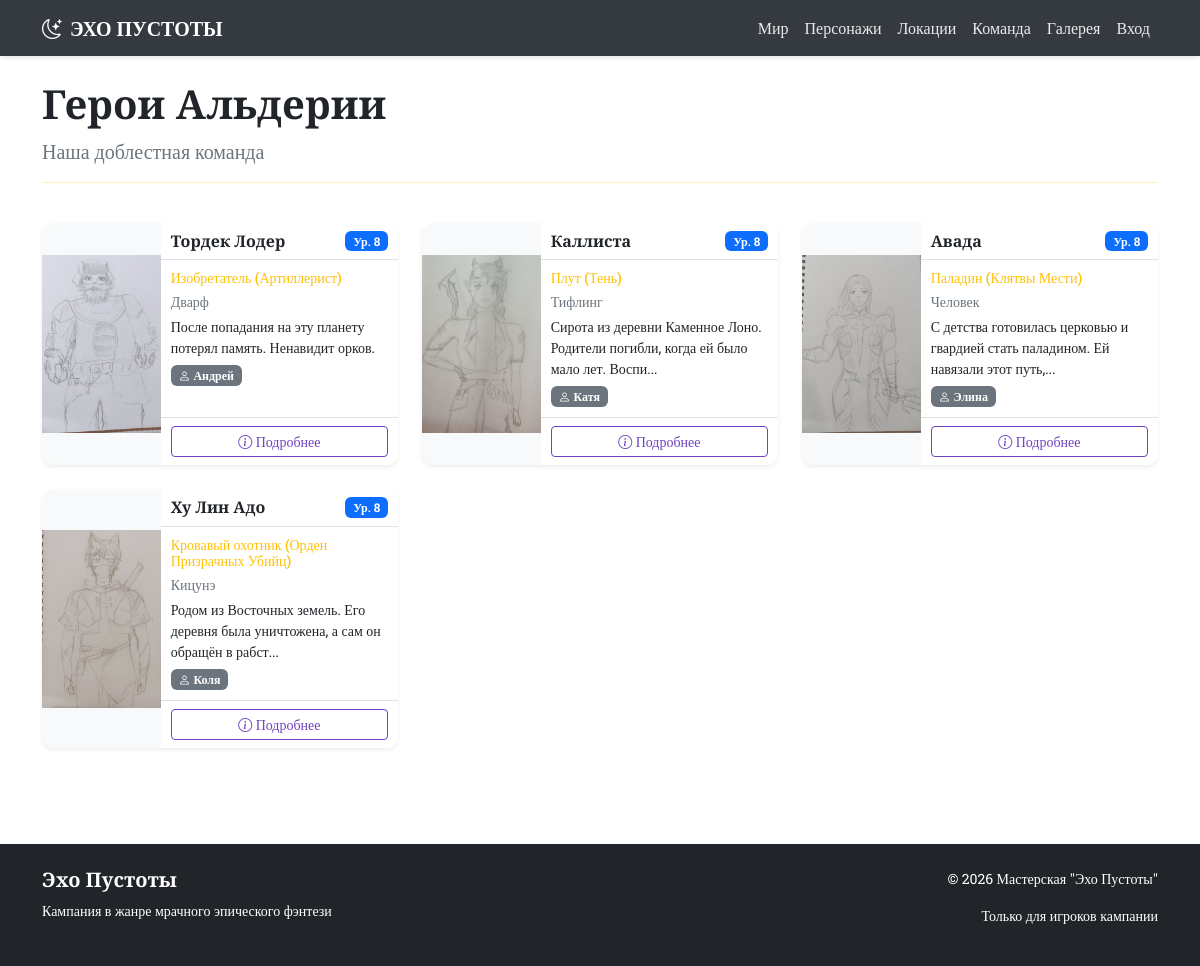
Screenshot of /party with the database file from the repository.
### app.py (models this page shows)
class PartyMember(db.Model):
    __tablename__ = 'party_members'
    id = db.Column(db.Integer, primary_key=True)
    player_name = db.Column(db.String(100))
    char_name = db.Column(db.String(100), nullable=False)
    char_class = db.Column(db.String(50))
    race = db.Column(db.String(50))
    description = db.Column(db.Text)
    private_notes = db.Column(db.Text)
    player_password = db.Column(db.String(200))
    level = db.Column(db.Integer, default=1)
    portrait_url = db.Column(db.String(300), default='/static/images/placeholders/player.jpg')

### app.py (the view)
@app.route('/party')
def party():
    members = PartyMember.query.all()
    return render_template('party.html', members=members)

### templates/party.html (shortened to what this page needs)
{% extends "base.html" %}
{% block content %}
<div class="row mb-4">
    <div class="col-12">
        <h1 class="cinzel text-dark">Герои Альдерии</h1>
        <p class="lead text-secondary">Наша доблестная команда</p>
        <hr class="border-warning">
    </div>
</div>
<div class="row">
    {% for member in members %}
    <div class="col-lg-4 col-md-6 mb-4">
        <div class="card h-100 shadow-sm border-0 party-card">
            <div class="row g-0 h-100">
                <div class="col-4 party-image-col">
                    {% if member.portrait_url and member.portrait_url != '/static/images/placeholders/player.jpg' %}
                        <img src="{{ member.portrait_url }}" alt="{{ member.char_name }}"
                            class="party-full-height-img">
                    {% else %}
                        <div class="party-full-height-placeholder">
                            <i class="bi bi-person-fill"></i>
                        </div>
                    {% endif %}
                </div>
                <div class="col-8">
                    <div class="card-header bg-white border-bottom">
                        <div class="d-flex justify-content-between align-items-center">
                            <h6 class="mb-0 cinzel text-dark">{{ member.char_name }}</h6>
                            <span class="badge bg-primary">Ур. {{ member.level }}</span>
                        </div>
                    </div>
                    <div class="card-body">
                        <h6 class="text-warning mb-1 small">{{ member.char_class }}</h6>
                        <p class="text-secondary small mb-1">{{ member.race }}</p>
                        <p class="text-dark small mb-1">
                            {% if member.description %}
                                {{ member.description[:80] }}{% if member.description|length > 80 %}...{% endif %}
                            {% else %}
                                Описание не добавлено
                            {% endif %}
                        </p>
                        <div class="mt-1">
                            <span class="badge bg-secondary small">
                                <i class="bi bi-person"></i> {{ member.player_name or 'Игрок' }}
                            </span>
                        </div>
                    </div>
                    <div class="card-footer bg-white border-top">
                        <button type="button" class="btn btn-outline-primary btn-sm w-100" data-bs-toggle="modal" data-bs-target="#partyModal{{ member.id }}">
                            <i class="bi bi-info-circle"></i> Подробнее
                        </button>
                    </div>
                </div>
            </div>
        </div>
    </div>
    {% endfor %}
</div>
{% endblock %}

### static/css/style.css (style rules this page uses)
:root { --primary-light: #ffffff; --secondary-light: #f8f9fa; --accent-red: #dc3545; --accent-purple: #6f42c1; --accent-gold: #ffc107; --accent-dark: #343a40; --text-dark: #212529; --text-light: #6c757d; }
body { background-color: var(--primary-light); color: var(--text-dark); font-family: 'Roboto Slab', serif; min-height: 100vh; display: flex; flex-direction: column; }
.cinzel { font-family: 'Cinzel', serif; font-weight: 700; }
.card { transition: transform 0.3s, box-shadow 0.3s; border: 1px solid #dee2e6; background-color: white; }
.card { border-radius: 12px; }
.card-header { border-radius: 12px 12px 0 0 !important; }
.btn-outline-primary { color: #6f42c1; border-color: #6f42c1; }

### templates/party.html (style rules this page uses)
.party-card { overflow: hidden; transition: transform 0.2s, box-shadow 0.2s; max-width: 100%; }
.party-image-col { background: #f8f9fa; display: flex; align-items: center; justify-content: center; overflow: hidden; max-height: 280px; }
.party-full-height-img { width: 100%; height: auto; max-height: 280px; object-fit: contain; object-position: center; background: #f8f9fa; }
.party-card .col-8 { display: flex; flex-direction: column; }
.party-card .card-body { flex: 1; padding: 10px; }
.party-card .card-header { padding: 8px 10px; }
.party-card .card-footer { padding: 8px 10px; }

### rows the page displays
PartyMember: portrait_url (picture), char_name "Тордек Лодер", level "8", char_class "Изобретатель (Артиллерист)", race "Дварф", description "После попадания на эту планету потерял память. Ненавидит орков.", player_name "Андрей"
PartyMember: portrait_url (picture), char_name "Каллиста", level "8", char_class "Плут (Тень)", race "Тифлинг", description "Сирота из деревни Каменное Лоно. Родители погибли, когда ей было мало лет. Воспи", player_name "Катя"
PartyMember: portrait_url (picture), char_name "Авада", level "8", char_class "Паладин (Клятвы Мести)", race "Человек", description "С детства готовилась церковью и гвардией стать паладином. Ей навязали этот путь,", player_name "Элина"
PartyMember: portrait_url (picture), char_name "Ху Лин Адо", level "8", char_class "Кровавый охотник (Орден Призрачных Убийц)", race "Кицунэ", description "Родом из Восточных земель. Его деревня была уничтожена, а сам он обращён в рабст", player_name "Коля"
